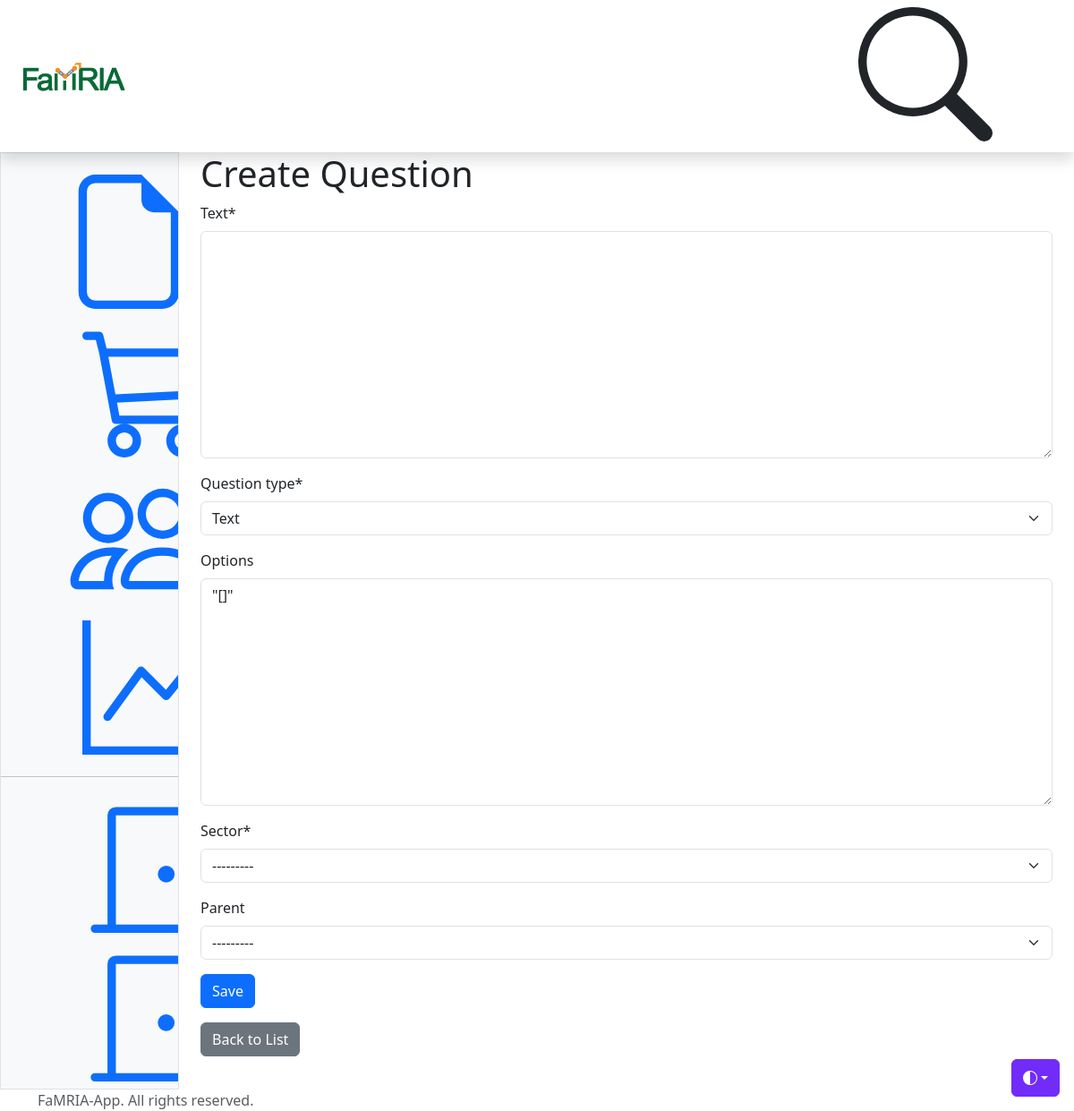
Before: /questions/create/ (signed in) with the older database file.
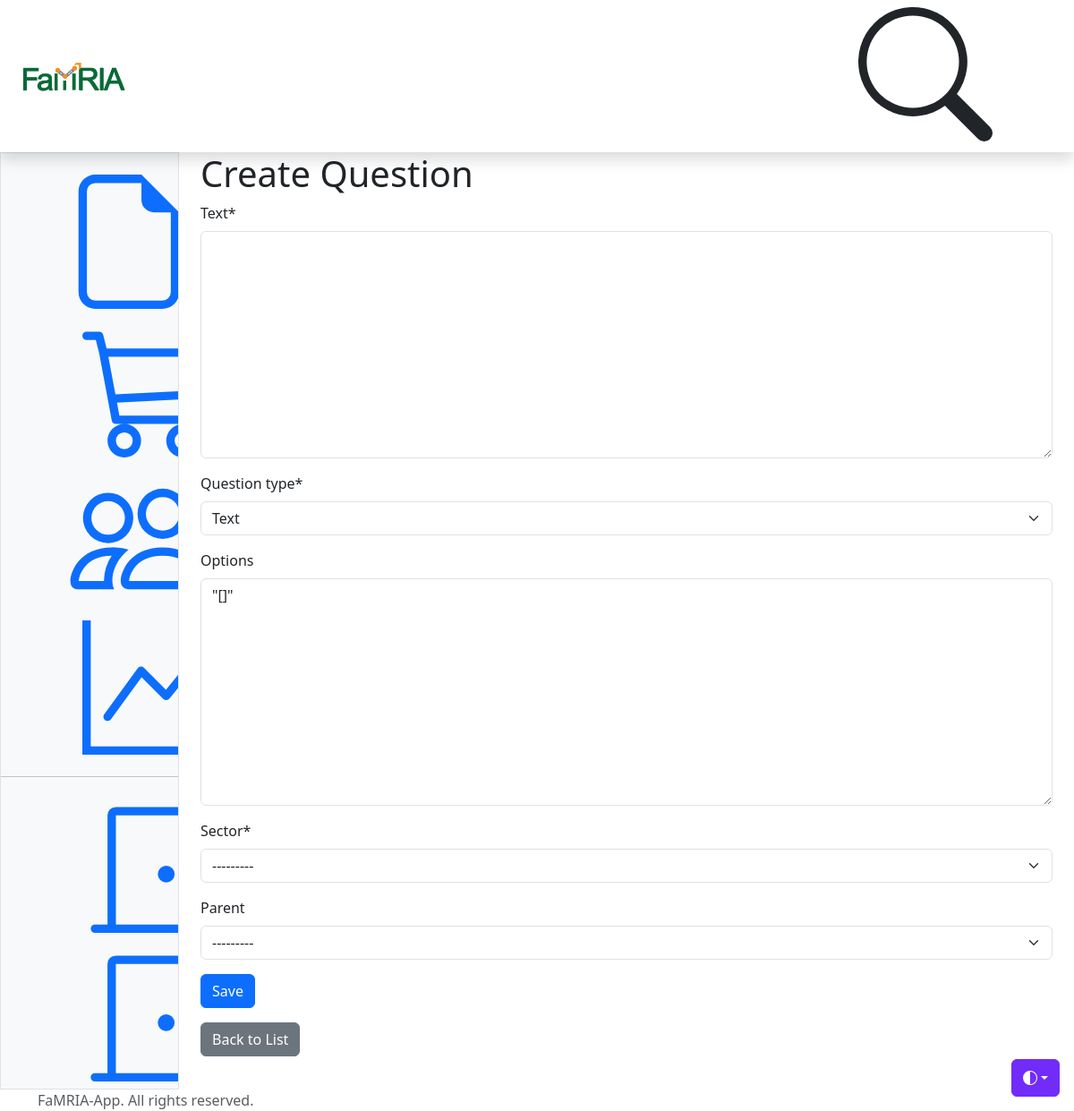
After: the same page with the newer database file.
### survey/models.py (models this page shows, shortened)
class Question(MPTTModel):
    SECTOR_CHOICES = [
        ('general', 'General'),
        ('environmental', 'Environmental'),
        ('social', 'Social'),
        ('economic', 'Economic'),
        ('physical', 'Physical'),
    ]
    QUESTION_TYPES = [
        ('multiple_choice', 'Multiple Choice'),
        ('multiple_select', 'Multiple Select'),
        ('text', 'Text'),
        ('rating', 'Rating'),
    ]
    text = models.TextField()
    question_type = models.CharField(max_length=50, choices=QUESTION_TYPES, default='text')
    options = models.JSONField(blank=True, null=True)
    sector = models.CharField(max_length=50, choices=SECTOR_CHOICES)
    version = models.PositiveIntegerField(default=1)
    parent = TreeForeignKey('self', on_delete=models.CASCADE, null=True, blank=True, related_name='sub_questions')
    created_at = models.DateTimeField(auto_now_add=True)
    updated_at = models.DateTimeField(auto_now=True)
    user = models.ForeignKey(User, verbose_name=_("Created/Modified by"), on_delete=models.CASCADE, default=1)
    class MPTTMeta:
        order_insertion_by = ['text']
    def __str__(self):
        return self.text

### survey/views.py (the view)
# urls.py: path('questions/create/', create_question, name='create-question'),  # Create a question
@login_required
def create_question(request):
    if request.method == 'POST':
        form = QuestionForm(request.POST)
        if form.is_valid():
            form.save()
            messages.success(request, 'Question created successfully!')
            return redirect('question-list')
    else:
        form = QuestionForm()
    return render(request, 'questions/question_form.html', {'form': form})

### survey/forms.py (shortened to what this page needs)
class QuestionForm(forms.ModelForm):
    class Meta:
        model = Question
        fields = ['text', 'question_type', 'options', 'sector', 'parent']
    def __init__(self, *args, **kwargs):
        super().__init__(*args, **kwargs)
        if not self.instance.pk or self.instance.options is None:
            self.fields['options'].initial = '[]'  # Initialize as an empty JSON array

### survey/templates/questions/question_form.html (shortened to what this page needs)
{% extends "dashboard.html" %}
{% load crispy_forms_tags %}
{% block main_content %}
    <h1>{% if form.instance.id %}Edit Question{% else %}Create Question{% endif %}</h1>
    <form method="post">
        {{ form|crispy }}
        <button type="submit" class="btn btn-primary">Save</button>
    </form>
    <a href="{% url 'question-list' %}" class="btn btn-secondary mt-3">Back to List</a>
{% endblock main_content %}

Changed rows visible on the page:
added Question: question_type "Text", options "\"[]\"", sector "---------", parent "---------"
